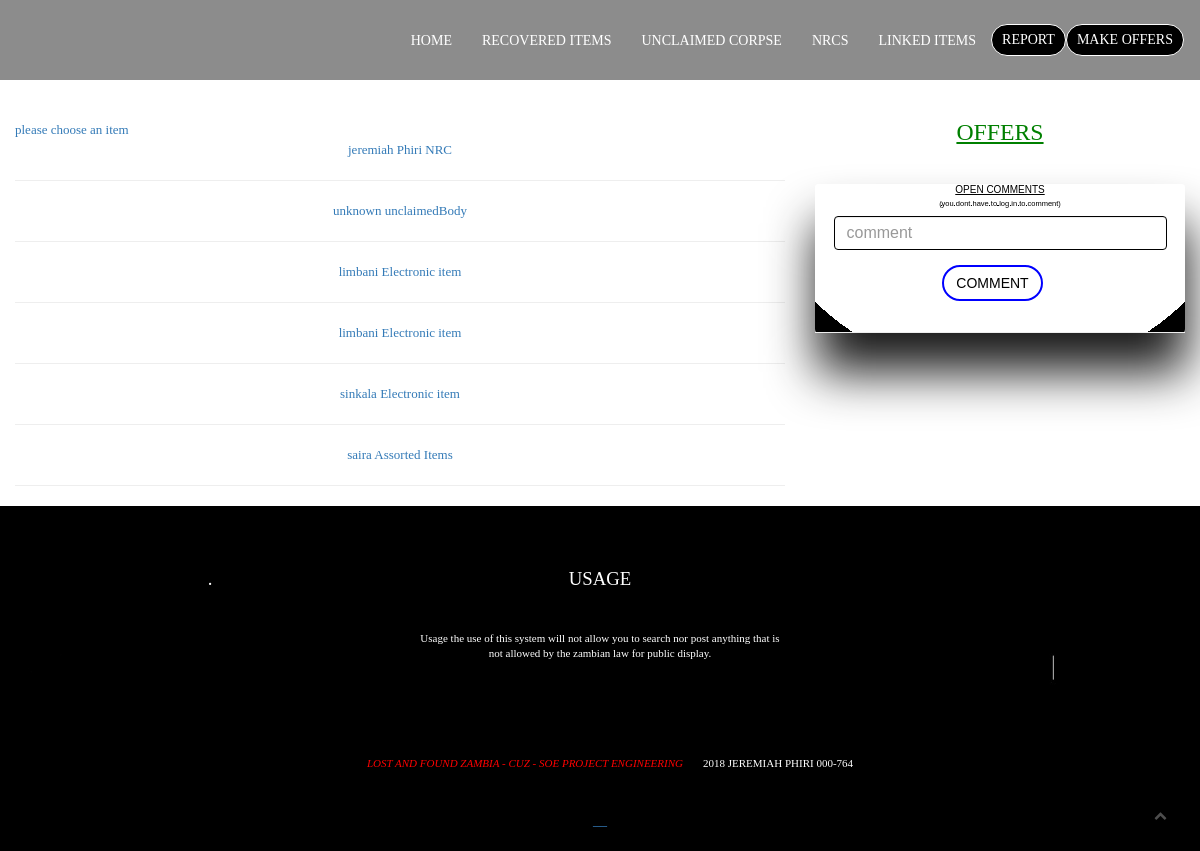
/details.php, run on the app's committed database.
### tables this page shows
CREATE TABLE `generalitems` (
  `ID` int(233) NOT NULL,
  `category` varchar(200) NOT NULL,
  `entity` varchar(90) NOT NULL,
  `feature` varchar(200) NOT NULL,
  `body` varchar(8000) NOT NULL,
  `itemtype` varchar(255) DEFAULT NULL,
  `album` varchar(1000) NOT NULL,
  `image` varchar(255) NOT NULL,
  `year` varchar(255) NOT NULL,
  `audio` int(255) NOT NULL,
  `comment` int(100) NOT NULL,
  `uploader` varchar(255) NOT NULL,
  `claims` varchar(25) NOT NULL,
  `claimer` varchar(255) NOT NULL,
  `claimercontacts` varchar(255) NOT NULL,
  `collected` int(4) NOT NULL,
  `giver` varchar(250) NOT NULL,
  `givercontacts` varchar(255) NOT NULL,
  `itemlocation` varchar(10000) NOT NULL
);

### details.php (the view, shortened to what this page needs)
<?php include("head.php");
      include ("header.php");
?>
<BR><br><br><br><br><br>
<section id="abouts" class="abouts">
                        <div class="col-md-8  col-lg-8 col-xs-12">
                            <div class="single_abouts_text">
                               <h5>
								<?php
								 if (isset($_GET['ID'])) {
                                 $id = $_GET['ID'];
                                $call= mysqli_query($connection,"SELECT * FROM generalitems where ID= '$id'");
								 while($fetch=mysqli_fetch_array($call)){
									 $idnum=$fetch['ID'];
									  $idnum."<br />" ;
									 echo
									 "<center >",
									 "<sup class='entitytitles'></sup>"," ", "<u> <h3>",$fetch['itemtype'],"</h3></u> <br />",
									 " ",
									  "<sup class='entitytitles'> </sup>"," ","<u><h4> POSTED BY:"," ",$fetch['entity'],"</h4></u>",
									  "<img class='imgenetity' src='assets/images/".$fetch['image']."' height='400px' width='370px'>",
									  " ",
									 " "," ",
									"<hr />
									 <div class='read'>",
									  " ",
									 "<br>",
									 "<h5>LOCATION WHERE THIS PRODUCT WAS FOUND:</h5>",
									 nl2br($fetch['body']),
									 "<br />",
									 "<hr/>",
									 "<h5>DESCRIPTION OF THE ITEM:</h5>" ,
									 nl2br($fetch['feature']),
									 "<br />", "<hr />",
									  "<h5>ITEM LOCATION:</h5>",
									 nl2br($fetch['itemlocation']),
									 "
									 </div>
									 </center>",
									 "<h3><center><a href='claims.php?ID={$fetch['ID']}'>"
													  ,"CLICK HERE TO CLAIM<hr />"," ",
													   "</a>";
									 ;
									  }
								 }
								 else
								      { echo "<a href=''>please choose an item ".mysqli_error($connection);
                                       $call= mysqli_query($connection,"SELECT * from generalitems WHERE category='aproved'");
										while($fetch=mysqli_fetch_array($call))
										{
											echo "<center>",
											           "<a href='lyric.php?ID={$fetch['ID']}'>"
													  . $fetch['entity'],
													  " ",
													    $fetch['itemtype'],
														  "<hr />",
													        "</a>",
											    "</center>";
										}
                               }
								?>
								</h5>
                            </div>
                        </div>
						<div class="col-md-6  col-lg-4 col-xs-12">
                            <h5>	<?php
											include("offers.php");
											include("itemcomments.php");
										?>
								</h5>
                            </div>
        </section>
			<?php include("footer.php");?>

### assets/css/style.css (style rules this page uses)
html, body { background-color: #0000;musa font-size: 15px; color: #565656; width: 100%; padding: 0; margin-left: 0; margin-right: 0; font-family: 'Times New Roman', Times, serif; font-weight: 300; }
a, a:hover, a:active, a:focus { text-decoration: none; outline: none; }
a, button, a span { -webkit-transition: 0.2s ease-in-out; -o-transition: 0.2s ease-in-out; transition: 0.2s ease-in-out; }
*, *:before, *:after { -webkit-box-sizing: border-box; -moz-box-sizing: border-box; box-sizing: border-box; }
h4, h5 { font-weight: 300; margin: 0; line-height: 2rem; font-family: 'Times New Roman', Times, serif; }
h5 { font-size: 1.3rem; margin-bottom: 1rem; }
section { margin:0; }
.abouts { background-color:white; color:black; background-size: cover; width: 100%; overflow: hidden; }
.single_abouts_text { border-radius:4px; }

### data on the page
generalitems: entity "jeremiah Phiri", itemtype "NRC"
generalitems: entity "unknown", itemtype "unclaimedBody"
generalitems: entity "limbani", itemtype "Electronic item"
generalitems: entity "limbani", itemtype "Electronic item"
generalitems: entity "sinkala", itemtype "Electronic item"
generalitems: entity "saira", itemtype "Assorted Items"
